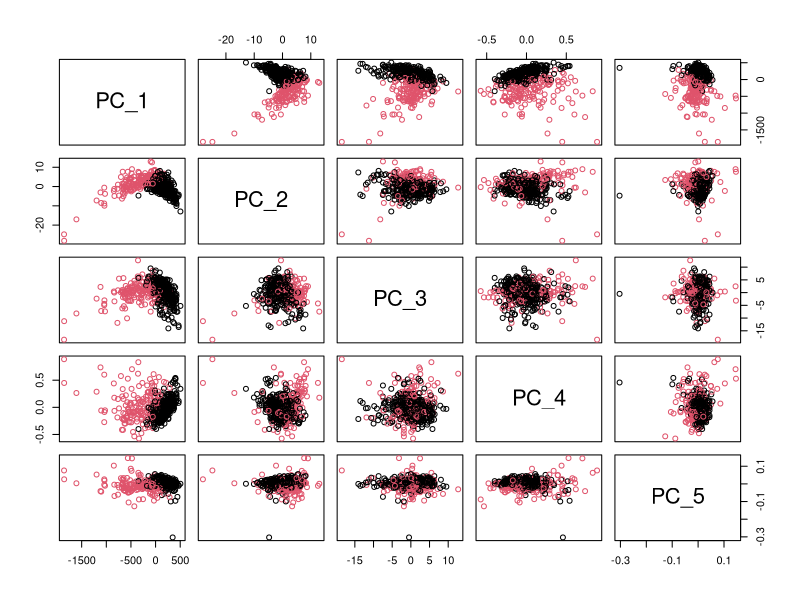

This chart was generated by the following R code:
library(MASS)

########################################################
########################################################
# 1) Read data and construct training and test sets
Data = read.table("BreastCancerDataTrain.txt", header=TRUE)
########################################################
########################################################
# 2) First ten PCA-components

PC <- prcomp(Data[,-1])

PC_1 <- PC$x[,1]
PC_2 <- PC$x[,2]
PC_3 <- PC$x[,3]
PC_4 <- PC$x[,4]
PC_5 <- PC$x[,5]

########################################################
# 1.1 Visualization
pdf('pairwisePlot.pdf')
# red is manignent
labels <- (Data$Diagnosis == "M")+1
pairs(~PC_1+PC_2+PC_3+PC_4+PC_5, col=labels)
dev.off()

########################################################
# 1.2 Linear Discriminant Analysis
diagnosis_lda <- lda(Data$Diagnosis ~ PC_1 + PC_2, data=Data)
diagnosis_lda2 <- lda(Data$Diagnosis ~ PC_1 + PC_2, data=Data, CV=TRUE)

# classifier: Maybe we don't need this, becaus the predict
# function can be used with diagnosis_lda...
#classifier_LDA <- function(PC_1, PC_2){
#  coeff = diagnosis_lda$scaling
#  mean = diagnosis_lda$means
#  priorProbs = diagnosis_lda$prior
#  T = coeff[1] * (PC_1-(mean[1]+mean[2])/2) + coeff[2] * (PC_2-(mean[1]+mean[2])/2) - log(priorProbs[1]/priorProbs[2])
#  if (T>0){
#    'M'
#  }else{
#    'B'
#  }
#}

# diagonal of table gives the correctly classified
# the other entries give the wrongly classified
table(diagnosis_lda2$class, Data[,1])
prediction <- predict(diagnosis_lda, Data)$class

# calculates the correctly classified patients
correct = 0
for (i in 1:length(as.data.frame(t(Data)))){
  if (prediction[i] == Data$Diagnosis[i]){
    correct = correct + 1
  }
}


########################################################
# 1.3 Logistic Regression
# get binary data
diagnosis_bin <- array(0, dim=c(length(Data$Diagnosis),1))
for (i in 1:length(diagnosis_bin)){
  if (Data$Diagnosis[i] == "B"){
    diagnosis_bin[i] = 0
  } else {
    diagnosis_bin[i] = 1
  }
}
# actual regression
diagnosis_lr <- glm(diagnosis_bin ~ PC_1+PC_2, family=binomial, data=Data)
summary(diagnosis_lr) # display results

# classifier
coeff <- diagnosis_lr$coefficients
prob_M = 1 / (1 + exp(-(coeff[1] + PC_1*coeff[2] + PC_2*coeff[3])))
pred_M <- array(0, dim=c(1,length(prob_M)))
for (i in 1:length(prob_M))
if (prob_M[i] > .5){
  pred_M[i] = 'M'
} else {
  pred_M[i] ='B'
}

# calculates the correctly classified patients
correct = 0
for (i in 1:length(as.data.frame(t(Data)))){
  if (pred_M[i] == Data$Diagnosis[i]){
    correct = correct + 1
  }
}

########################################################
# 1.4 K-Nearest Neighbor
